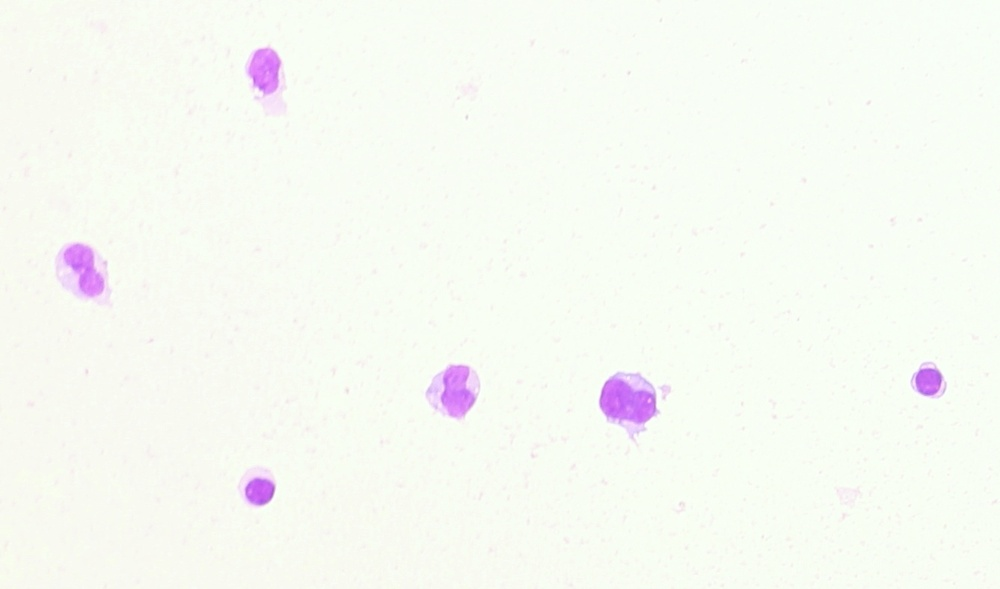
#> input picture images/img2.jpg, 1000 x 589 px, shrunk from 1337 x 788 before the run
$ python opencv_one_thread_implementation.py
#> lines starting #> are read from the running program, lines starting #| are printed output that depends on the picture; after the words box and inside, x2 and y2 are one past the last pixel; in counts of white or black regions, pixels touching at a corner belong together
import cv2

# Load the image
img_path = "images/img2.jpg"
img = cv2.imread(img_path, cv2.IMREAD_GRAYSCALE)
#> img: shape (589, 1000); min 127, max 255, mean 248.6

# Apply Otsu thresholding
_, threshold_img = cv2.threshold(img, 0, 255, cv2.THRESH_BINARY | cv2.THRESH_OTSU)
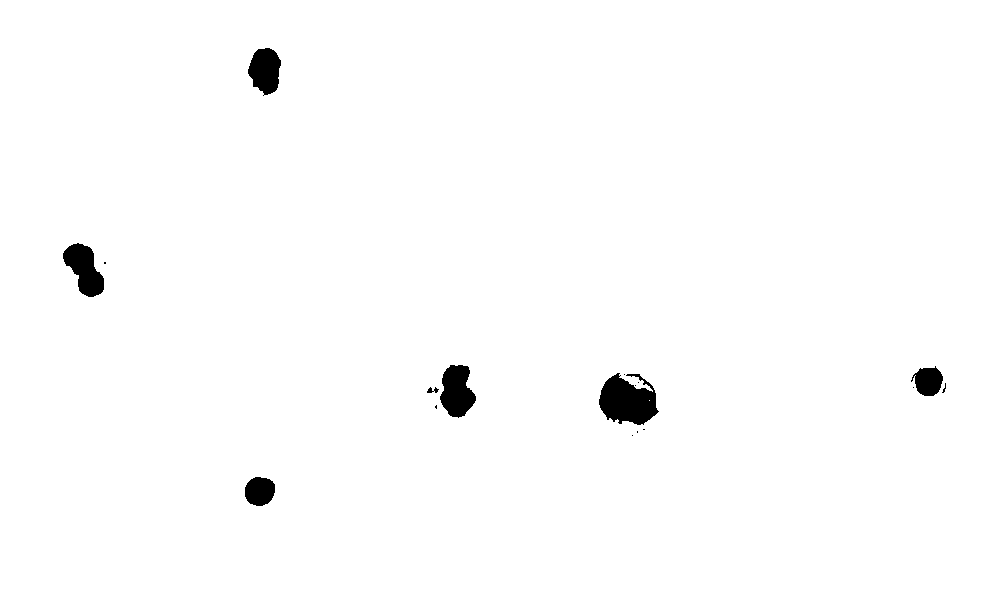
#> threshold_img: shape (589, 1000); 98.8% white; 17 black regions (10 under 20 px), largest, box (x1, y1, x2, y2) and area: (599, 373, 659, 425) 2129, (440, 365, 476, 418) 1341, (63, 243, 104, 297) 1307

# Apply the Connected Components algorithm
_, labels = cv2.connectedComponents(threshold_img)
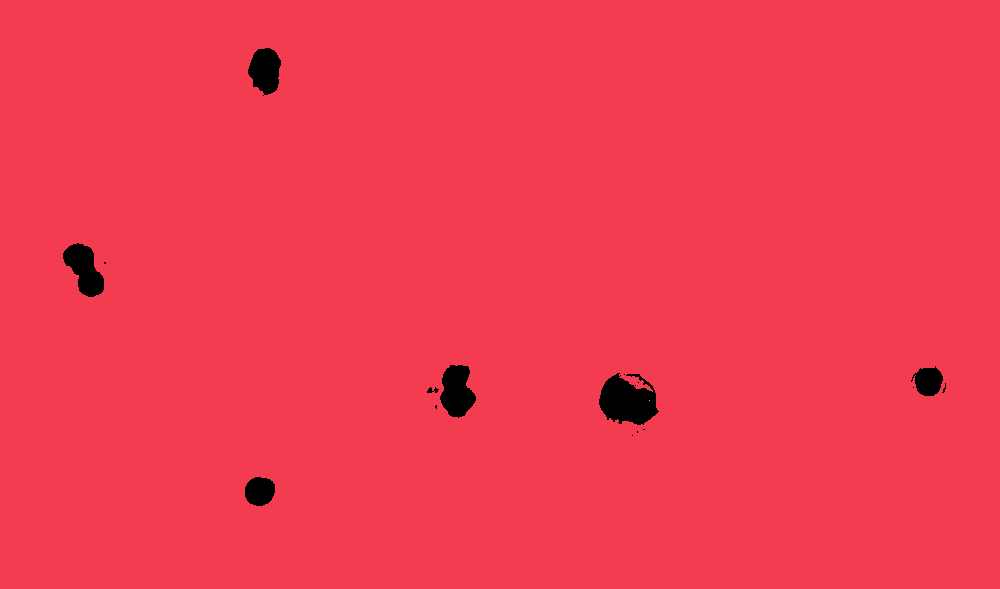
#> labels: shape (589, 1000) int32; 3 distinct labels, from 0 to 2; one colour per label, 0 black

# Get the number of connected components found
num_components = labels.max()
#> num_components = 2

# Draw the components in different colors
output_img = cv2.cvtColor(img, cv2.COLOR_GRAY2BGR)
colors = [(255, 255, 255)] + [(0, 0, 0)] * num_components
#> colors = [(255, 255, 255), (0, 0, 0), (0, 0, 0)]
for i in range(1, num_components+1):
    output_img[labels == i] = colors[i]
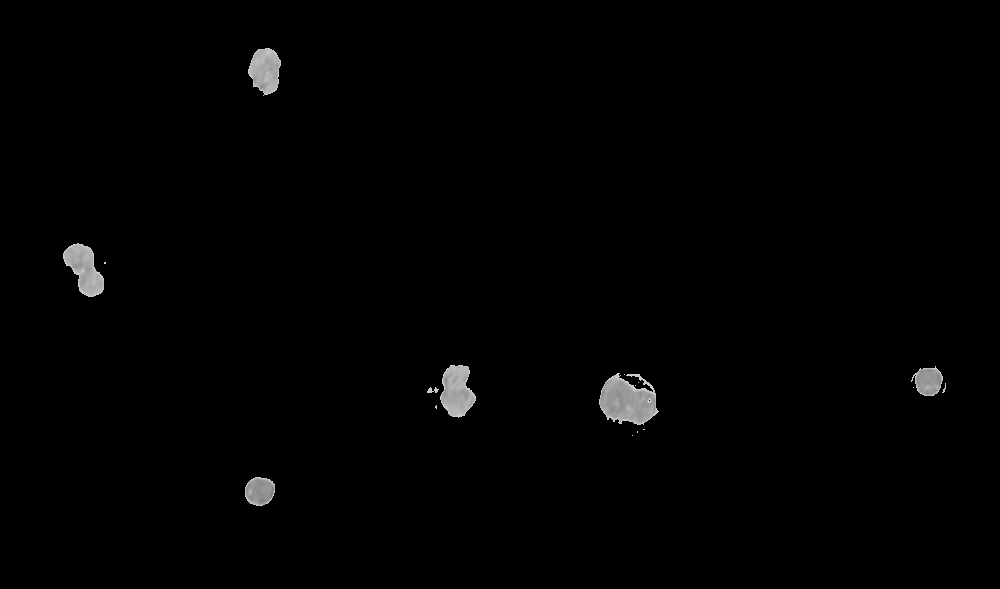
#> output_img: shape (589, 1000, 3); min 0, max 209, mean 2.1

# Display the resulting image
cv2.imshow("Connected Components", output_img)
cv2.waitKey(0)
cv2.destroyAllWindows()

$ run again, with images/img.jpg copied over images/img2.jpg
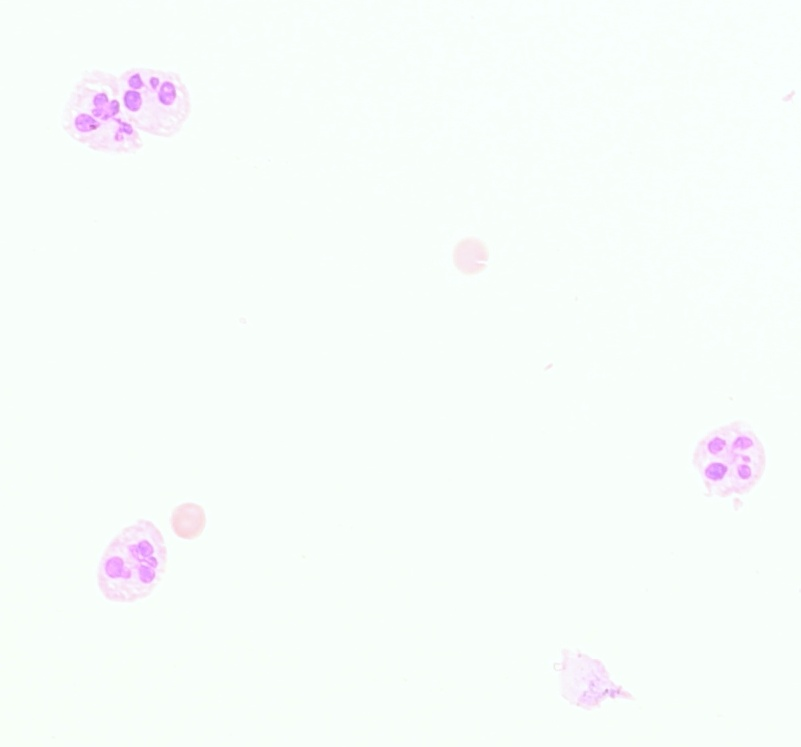
#> input picture images/img.jpg, 801 x 747 px
#> threshold_img: shape (747, 801); 99.1% white; 23 black regions (13 under 20 px), largest, box (x1, y1, x2, y2) and area: (74, 92, 135, 142) 1262, (707, 435, 754, 480) 853, (127, 540, 158, 584) 818
#> `_, labels = cv2.connectedComponents(threshold_img)`:
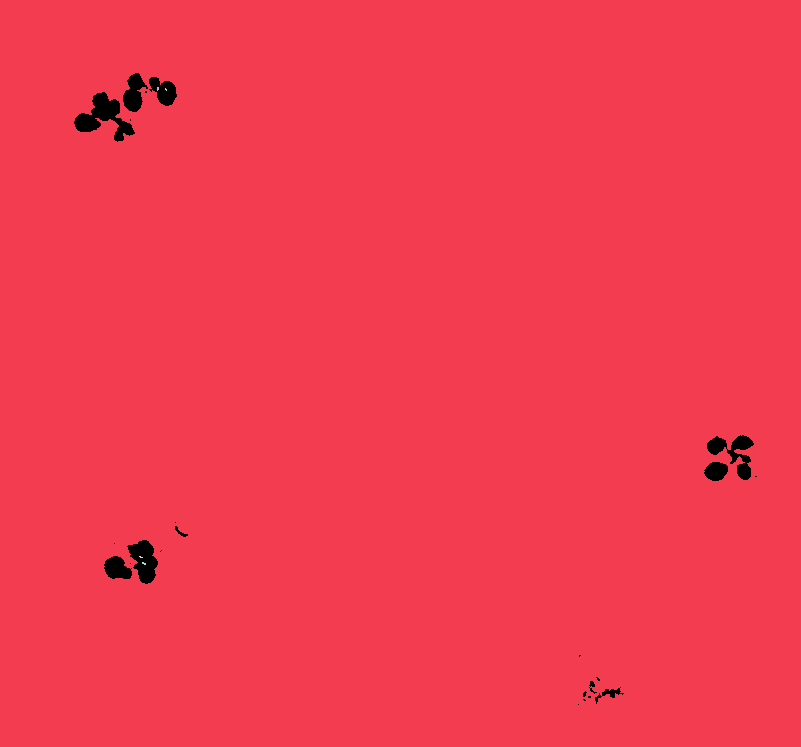
#> labels: shape (747, 801) int32; 6 distinct labels, from 0 to 5; one colour per label, 0 black
#> num_components = 5
#> colors = [(255, 255, 255), (0, 0, 0), (0, 0, 0), (0, 0, 0), (0, 0, 0), (0, 0, 0)]
#> after the loop `for i in range(1, num_components+1):`:
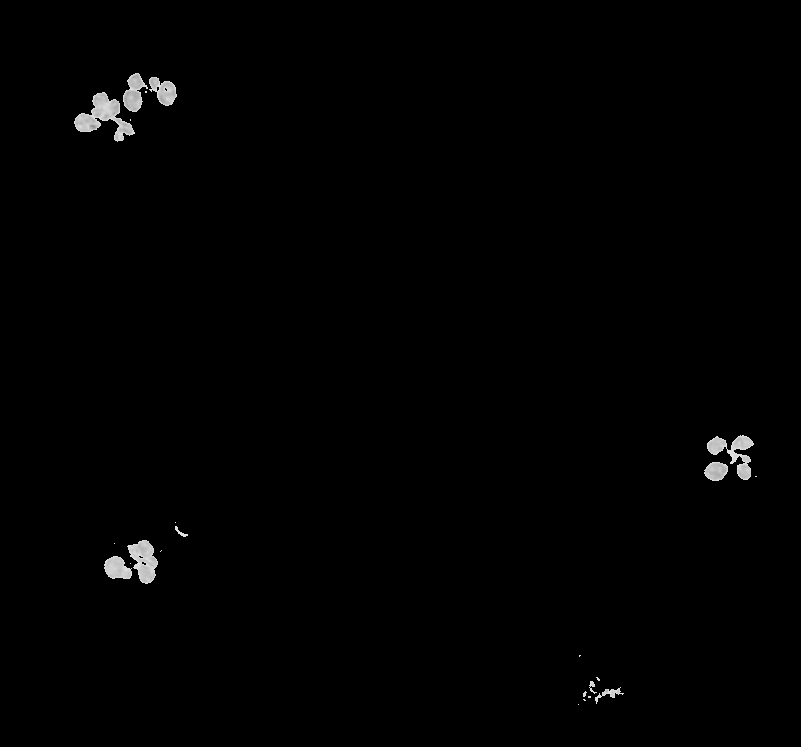
#> output_img: shape (747, 801, 3); min 0, max 226, mean 1.7
